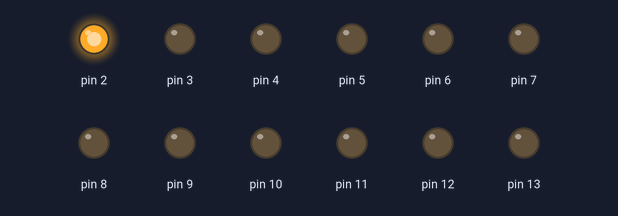
Recording of a sketch running on a simulated Arduino Uno, built with avr-gcc and run on an emulated ATmega328P. Shown: output pins drawn as LEDs (lit = HIGH).

Above: at 0.12 s.
At 0.62 s:
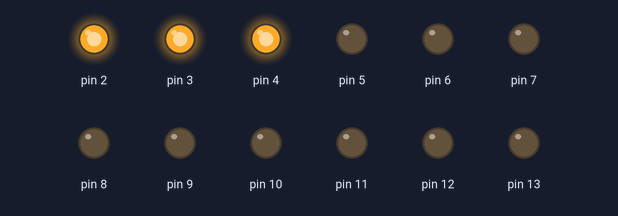
At 1.37 s:
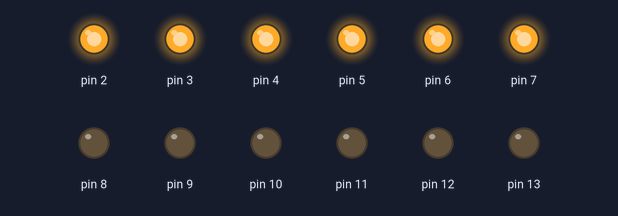
At 2.12 s:
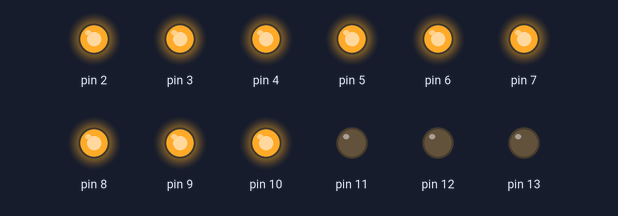
At 2.8 s:
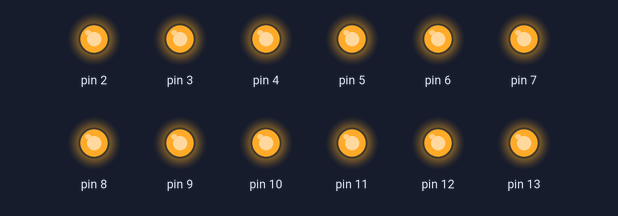
Timing chart, 0 to 4.3 s (numbered marks = the images above):
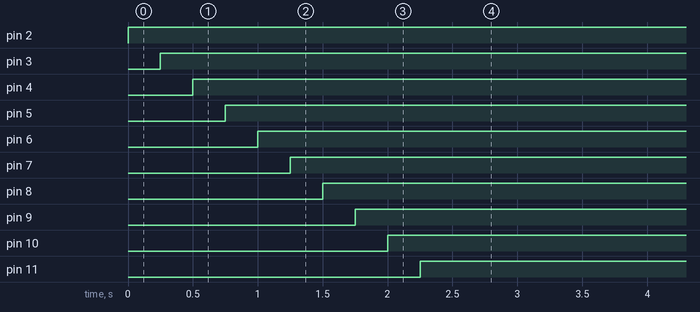

Measured:
- by itself, pin 2: LOW → HIGH at 0.00 s
- by itself, pin 3: LOW → HIGH at 0.25 s
- by itself, pin 4: LOW → HIGH at 0.50 s
- by itself, pin 5: LOW → HIGH at 0.75 s
- by itself, pin 6: LOW → HIGH at 1.0 s
- by itself, pin 7: LOW → HIGH at 1.3 s
- by itself, pin 8: LOW → HIGH at 1.5 s
- by itself, pin 9: LOW → HIGH at 1.8 s

The sketch:

3-3.ino
```cpp
void setup()
{
    pinMode(2, OUTPUT);
    pinMode(3, OUTPUT);
    pinMode(4, OUTPUT);
    pinMode(5, OUTPUT);
    pinMode(6, OUTPUT);
    pinMode(7, OUTPUT);
    pinMode(8, OUTPUT);
    pinMode(9, OUTPUT);
    pinMode(10, OUTPUT);
    pinMode(11, OUTPUT);
    pinMode(12, OUTPUT);
    pinMode(13, OUTPUT);
}
void loop()
{
    digitalWrite(2, 1);
    delay(250);
    digitalWrite(3, 1);
    delay(250);
    digitalWrite(4, 1);
    delay(250);
    digitalWrite(5, 1);
    delay(250);
    digitalWrite(6, 1);
    delay(250);
    digitalWrite(7, 1);
    delay(250);
    digitalWrite(8, 1);
    delay(250);
    digitalWrite(9, 1);
    delay(250);
    digitalWrite(10, 1);
    delay(250);
    digitalWrite(11, 1);
    delay(250);
    digitalWrite(12, 1);
    delay(250);
    digitalWrite(13, 1);
    delay(250);

}
```
